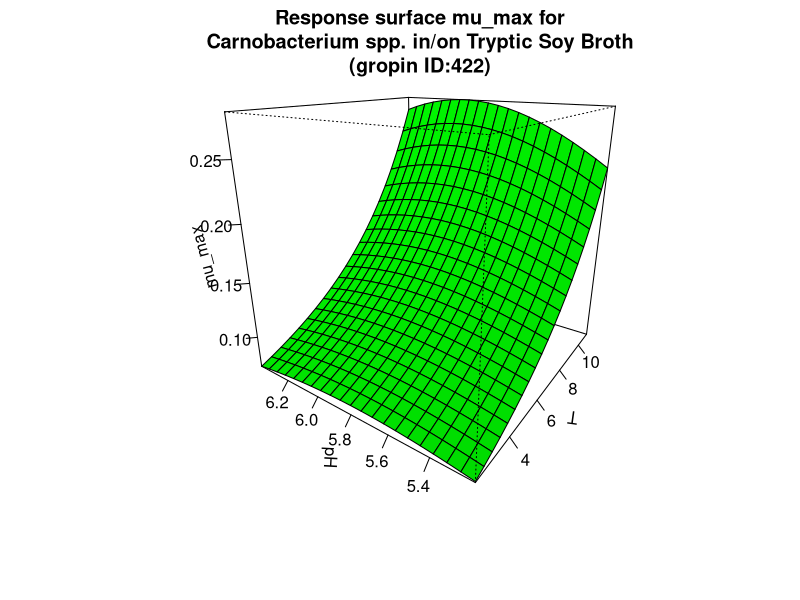

Generate this figure with R:
#############################
# start of Parameter script
#############################
T <- seq(2.002,10.989010989011,length.out=21)
pH <- seq(5.2052,6.39360639360639,length.out=21)
#############################
# end of Parameter script
#############################
############################# 
# start of Model script Gropin ID 422 
#############################
 
# constant coefficients for this model
 
variables <- data.frame(T,pH)
argumentsPar <- expand.grid(variables)
 
# heart of the model
response_surface <- function(T,pH) {
   mumax <-exp(-12.65+0.004234*(T^2)-0.3024*(pH^2)+0.01535*T*pH-0.004356*T+3.467*pH)

return(mumax=mumax)
} 

# output parameters
mumax <- cbind(argumentsPar,response_surface(argumentsPar['T'],argumentsPar['pH']))
colnames(mumax) <- c(colnames(argumentsPar),'mumax')
#############################
# End of Model script
#############################
############################# 
# start of Visualisation script Gropin ID 422 
#############################
persp(T,pH,matrix(unlist(mumax$mumax),nrow=21),col = 'green',xlab='T',ylab='pH',zlab='mu_max',main='Response surface mu_max for
Carnobacterium spp. in/on Tryptic Soy Broth
(gropin ID:422)',theta=305,phi=20,shade=0.25,ticktype = 'detailed')
#############################
# End of Visualisation script
#############################
